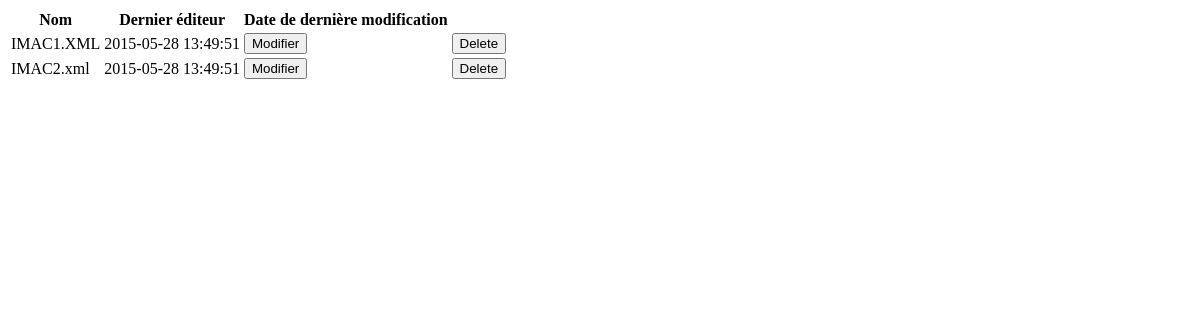
The app's page /view/list.php (signed in), older data.
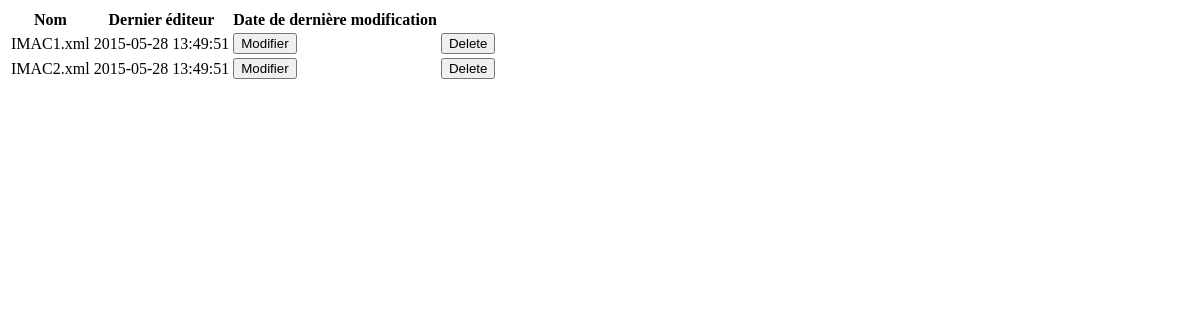
The same page, newer data.
### tables this page shows
CREATE TABLE IF NOT EXISTS `xml` (
  `id` int(11) NOT NULL AUTO_INCREMENT,
  `filename` varchar(255) NOT NULL,
  `date` timestamp NOT NULL DEFAULT CURRENT_TIMESTAMP,
  `editor` int(11) NOT NULL,
  PRIMARY KEY (`id`)
);

### model/xml.php (called while the page is built, shortened)
<?php
	class Xml
	{
		public static function getXMLFiles(){
			$connexion = DBConnexion::connectToDB();
			$query = $connexion->prepare('SELECT * FROM xml');
			$query->execute();
			$result = $query->fetchAll();
		 	return $result;
		}
	}
?>

### controller/xmlController.php (called while the page is built, shortened)
<?php
	require_once __DIR__.'/../model/xml.php';
	class xmlController
	{
		public static function getXMLFiles()
		{
			$xml = Xml::getXMLFiles();
			return $xml;
		}
	}
?>

### view/list.php (the view)
<?php
	include(__DIR__.'/../web/head.php');
	require_once __DIR__.'/../controller/xmlController.php';
	$xmls = xmlController::getXMLFiles();
?>
	<body>
		<table>
			<tr>
				<th>Nom</th>
				<th>Dernier éditeur</th>
				<th>Date de dernière modification</th>
			</tr>
				<?php
					foreach ($xmls as $xml) {
						echo "<tr>
								<td>".$xml['filename']."</td>
								<td>".$xml['date']."</td>
								<td><form method='POST' action='../helpers/formHandler.php'>
										<input type='text' name='formType' value='edit' hidden/>
										<input type='text' name='filename' value=".$xml['filename']." hidden/>
										<button type='submit'>Modifier</button>
									</form>
								</td>
								<td><form method='POST' action='../helpers/formHandler.php' onsubmit='return confirm(\"Voulez vous vraiment supprimer ce fichier ?\")'>
										<input type='text' name='formType' value='deleteFile' hidden/>
										<input type='number' name='idFile' value=".$xml['id']." hidden/>
										<button type='submit'>Delete</button>
									</form>
								</>
							  </tr>";
					}
				?>
		</table>
	</body>
</html>

### web/head.php (shortened to what this page needs)
<?php
	echo '<!DOCTYPE html>
		  <html>
		  <head>
			<title></title>
			<meta charset="UTF-8">
			<meta name="viewport" content="width=device-width, initial-scale=1">
		  </head>';
?>

Row changes from the older to the newer data that the page shows:
changed xml: filename "IMAC1.XML" → "IMAC1.xml"
